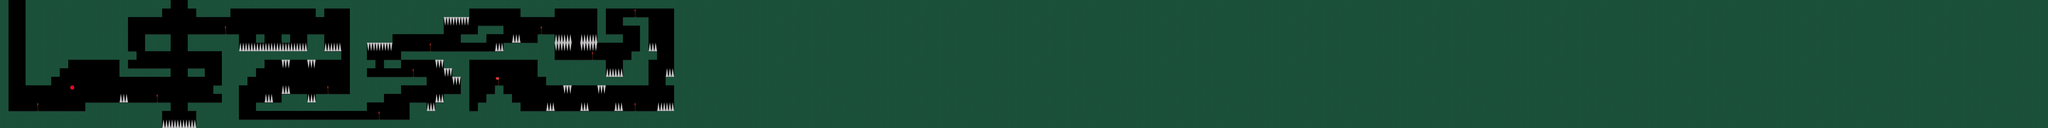

Below is a game level as drawn by its tile map, then a one-line description and the .tmx that defines it (tile-layer data replaced by summaries):
An orthogonal 240x15 tile map with 64x64 px tiles, 1 tile layer (background) and 114 objects (flag0, flag1, flag2, flag3, flag4, ...).

<map version="1.10" tiledversion="1.11.0" orientation="orthogonal" renderorder="right-down" width="240" height="15" tilewidth="64" tileheight="64" infinite="0" nextlayerid="7" nextobjectid="123">
 <tileset firstgid="1" source="tiles.tsx" />
 <layer id="1" name="background" width="240" height="15">
  <data>[3600 cells, 3073 non-empty, 7 distinct tile ids]</data>
 </layer>
 <objectgroup id="2" name="bricks">
  <object id="2" x="0" y="0" width="64" height="960" />
  <object id="3" x="64" y="832" width="1152" height="128" />
  <object id="4" x="640" y="768" width="640" height="64" />
  <object id="5" x="192" y="0" width="192" height="640" />
  <object id="6" x="384" y="0" width="64" height="576" />
  <object id="7" x="448" y="0" width="64" height="512" />
  <object id="8" x="512" y="0" width="448" height="448" />
  <object id="9" x="960" y="384" width="64" height="64" />
  <object id="10" x="896" y="448" width="64" height="128" />
  <object id="11" x="960" y="512" width="320" height="64" />
  <object id="12" x="1088" y="256" width="192" height="128" />
  <object id="13" x="960" y="0" width="256" height="128" />
  <object id="14" x="1216" y="0" width="64" height="64" />
  <object id="15" x="1408" y="512" width="128" height="64" />
  <object id="16" x="1408" y="768" width="384" height="64" />
  <object id="17" x="1472" y="832" width="320" height="128" />
  <object id="18" x="1600" y="640" width="192" height="64" />
  <object id="19" x="1664" y="704" width="128" height="64" />
  <object id="20" x="1664" y="384" width="192" height="256" />
  <object id="21" x="1408" y="256" width="384" height="128" />
  <object id="22" x="1408" y="0" width="384" height="64" />
  <object id="23" x="1472" y="64" width="256" height="64" />
  <object id="24" x="1792" y="0" width="896" height="64" />
  <object id="25" x="2368" y="64" width="64" height="64" />
  <object id="26" x="1920" y="256" width="64" height="64" />
  <object id="27" x="2112" y="256" width="64" height="64" />
  <object id="28" x="2304" y="256" width="128" height="192" />
  <object id="29" x="2432" y="384" width="128" height="64" />
  <object id="30" x="1856" y="384" width="448" height="64" />
  <object id="31" x="1856" y="448" width="64" height="128" />
  <object id="32" x="1920" y="448" width="64" height="64" />
  <object id="33" x="1792" y="896" width="1408" height="64" />
  <object id="34" x="1920" y="768" width="832" height="64" />
  <object id="35" x="2112" y="704" width="192" height="64" />
  <object id="36" x="2368" y="704" width="512" height="64" />
  <object id="37" x="2624" y="576" width="384" height="128" />
  <object id="38" x="3008" y="576" width="192" height="64" />
  <object id="39" x="2624" y="0" width="128" height="576" />
  <object id="40" x="2752" y="448" width="64" height="64" />
  <object id="41" x="2880" y="448" width="128" height="64" />
  <object id="42" x="2752" y="0" width="192" height="320" />
  <object id="43" x="2944" y="0" width="384" height="256" />
  <object id="44" x="3328" y="0" width="192" height="128" />
  <object id="45" x="3072" y="768" width="128" height="128" />
  <object id="46" x="3200" y="832" width="320" height="128" />
  <object id="47" x="3264" y="768" width="256" height="64" />
  <object id="48" x="3328" y="704" width="192" height="64" />
  <object id="49" x="3008" y="384" width="1152" height="64" />
  <object id="50" x="3776" y="320" width="384" height="64" />
  <object id="51" x="4032" y="256" width="128" height="64" />
  <object id="52" x="3584" y="192" width="192" height="64" />
  <object id="53" x="3456" y="256" width="192" height="64" />
  <object id="54" x="3712" y="640" width="64" height="64" />
  <object id="55" x="4032" y="448" width="512" height="128" />
  <object id="56" x="4096" y="576" width="768" height="64" />
  <object id="57" x="4672" y="448" width="192" height="128" />
  <object id="58" x="4736" y="384" width="192" height="64" />
  <object id="59" x="4672" y="128" width="192" height="64" />
  <object id="60" x="4800" y="192" width="64" height="192" />
  <object id="61" x="4480" y="256" width="192" height="64" />
  <object id="62" x="3520" y="0" width="1024" height="64" />
  <object id="63" x="3904" y="64" width="256" height="64" />
  <object id="64" x="4480" y="64" width="64" height="192" />
  <object id="65" x="4544" y="0" width="576" height="64" />
  <object id="66" x="5056" y="64" width="64" height="896" />
  <object id="67" x="4992" y="576" width="64" height="64" />
  <object id="68" x="3520" y="832" width="1536" height="128" />
  <object id="69" x="3584" y="768" width="320" height="64" />
  <object id="70" x="3648" y="704" width="192" height="64" />
  <object id="71" x="3328" y="448" width="192" height="64" />
  <object id="72" x="3392" y="512" width="128" height="64" />
  <object id="73" x="3456" y="576" width="64" height="128" />
 </objectgroup>
 <objectgroup id="4" name="spikes">
  <object id="76" x="896" y="704" width="64" height="64" />
  <object id="77" x="1216" y="896" width="256" height="64" />
  <object id="78" x="1792" y="320" width="512" height="64" />
  <object id="79" x="2432" y="320" width="128" height="64" />
  <object id="80" x="2304" y="448" width="64" height="64" />
  <object id="81" x="2112" y="448" width="64" height="64" />
  <object id="82" x="2304" y="704" width="64" height="64" />
  <object id="83" x="2112" y="640" width="64" height="64" />
  <object id="84" x="1984" y="704" width="64" height="64" />
  <object id="85" x="3200" y="768" width="64" height="64" />
  <object id="86" x="3264" y="704" width="64" height="64" />
  <object id="87" x="3392" y="576" width="64" height="64" />
  <object id="88" x="3328" y="512" width="64" height="64" />
  <object id="89" x="3264" y="448" width="64" height="64" />
  <object id="90" x="2752" y="320" width="192" height="64" />
  <object id="91" x="3328" y="128" width="192" height="64" />
  <object id="92" x="3712" y="320" width="64" height="64" />
  <object id="93" x="3840" y="256" width="64" height="64" />
  <object id="94" x="4160" y="256" width="128" height="128" />
  <object id="95" x="4352" y="256" width="128" height="128" />
  <object id="96" x="4544" y="512" width="128" height="64" />
  <object id="97" x="4864" y="320" width="64" height="64" />
  <object id="98" x="4992" y="512" width="64" height="64" />
  <object id="99" x="4928" y="768" width="128" height="64" />
  <object id="100" x="4608" y="768" width="64" height="64" />
  <object id="101" x="4480" y="640" width="64" height="64" />
  <object id="102" x="4352" y="768" width="64" height="64" />
  <object id="103" x="4224" y="640" width="64" height="64" />
  <object id="104" x="4096" y="768" width="64" height="64" />
 </objectgroup>
 <objectgroup id="6" name="win_flag">
  <object id="121" x="3712" y="576" width="64" height="64" />
 </objectgroup>
 <objectgroup id="3" name="balloons">
  <object id="122" x="512" y="640" width="64" height="64" />
 </objectgroup>
 <objectgroup id="5" name="flags">
  <object id="109" name="flag0" x="256" y="768" width="64" height="64" />
  <object id="110" name="flag1" x="1152" y="704" width="64" height="64" />
  <object id="111" name="flag2" x="1664" y="192" width="64" height="64" />
  <object id="112" name="flag3" x="2432" y="640" width="64" height="64" />
  <object id="113" name="flag4" x="2816" y="832" width="64" height="64" />
  <object id="114" name="flag5" x="3072" y="512" width="64" height="64" />
  <object id="115" name="flag6" x="3200" y="320" width="64" height="64" />
  <object id="116" name="flag7" x="4032" y="192" width="64" height="64" />
  <object id="117" name="flag8" x="4416" y="384" width="64" height="64" />
  <object id="118" name="flag9" x="4736" y="64" width="64" height="64" />
  <object id="119" name="flag10" x="4736" y="768" width="64" height="64" />
 </objectgroup>
</map>